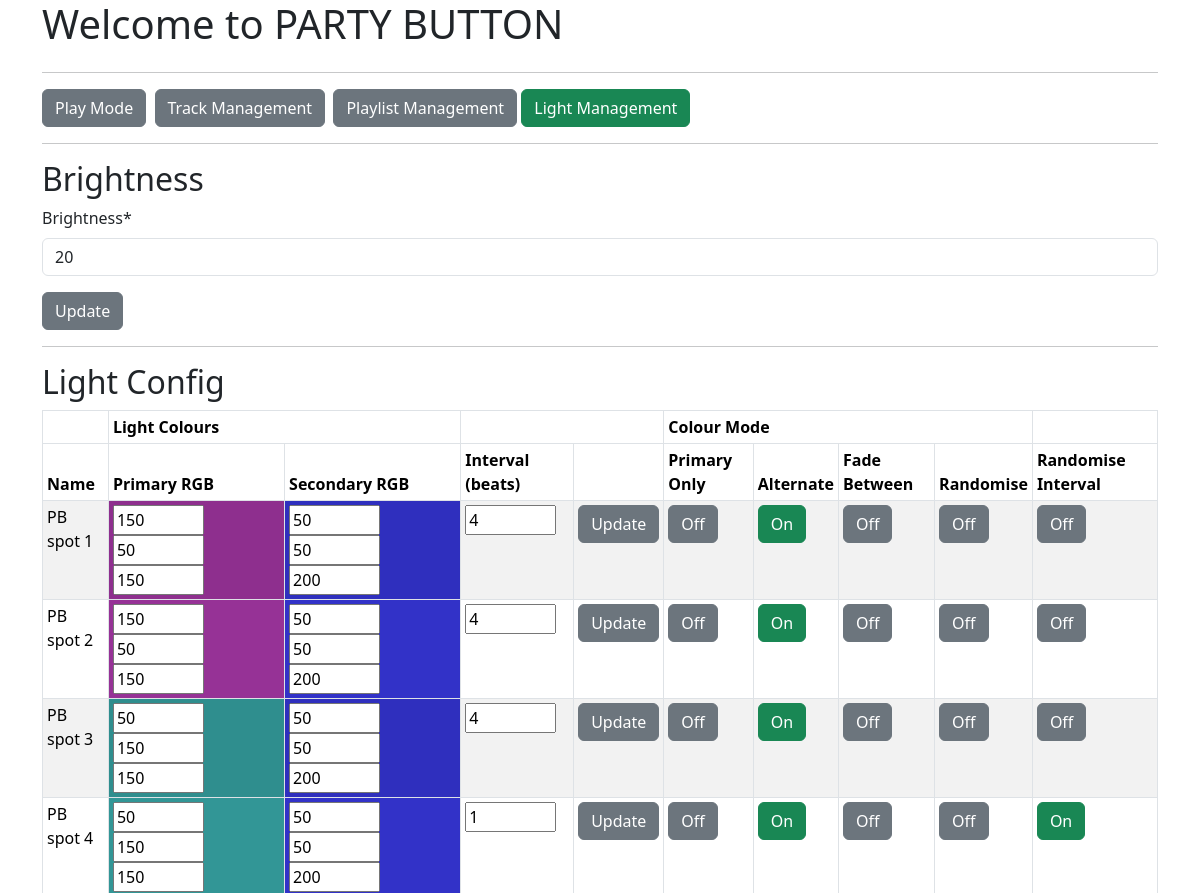
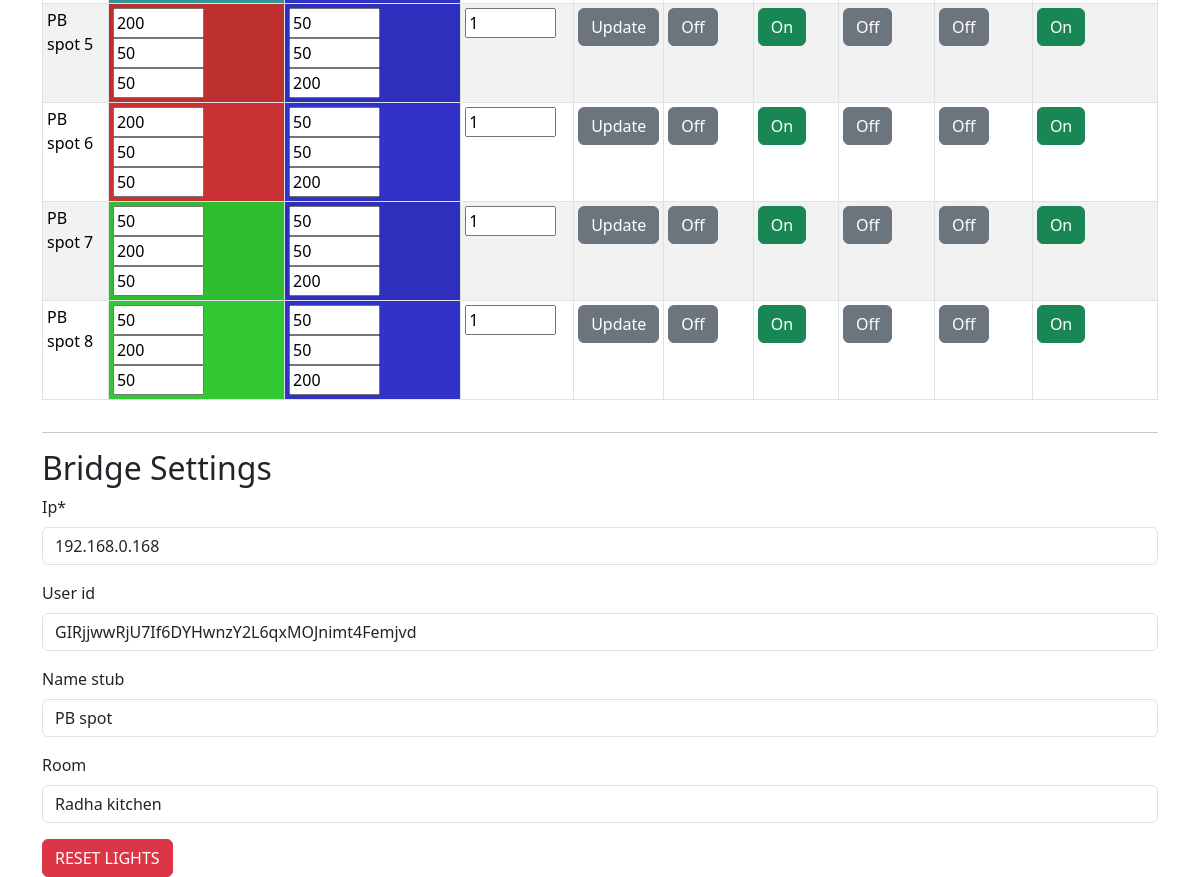
Page /lights/ on the committed database (2 pictures, top to bottom).
### mp3_manager/models.py (models this page shows, shortened)
class Bridge(models.Model):
    ip = models.CharField(max_length=200, default="127.0.0.0",
                          blank=False, null=False)
    user_id = models.CharField(max_length=200, default="XXXX",
                               blank=True, null=True)
    name_stub = models.CharField(max_length=200, default="party",
                                 blank=True, null=True)
    room = models.CharField(max_length=200, default="party",
                            blank=True, null=True)
    brightness = models.IntegerField(blank=False, null=False,
                                     default=0,
                                     validators=[MinValueValidator(0),
                                                 MaxValueValidator(100)])

class Light(models.Model):
    name = models.CharField(max_length=200, blank=False, null=False)
    hue_bridge_id = models.IntegerField(blank=False, null=False,
                                    default=0,
                                    validators=[MinValueValidator(0),
                                                MaxValueValidator(254)])
    primary_R = models.IntegerField(blank=False, null=False,
                                    default=0,
                                    validators=[MinValueValidator(0),
                                                MaxValueValidator(254)])
    primary_G = models.IntegerField(blank=False, null=False,
                                    default=0,
                                    validators=[MinValueValidator(0),
                                                MaxValueValidator(254)])
    primary_B = models.IntegerField(blank=False, null=False,
                                    default=0,
                                    validators=[MinValueValidator(0),
                                                MaxValueValidator(254)])
    secondary_R = models.IntegerField(blank=False, null=False,
                                      default=0,
                                      validators=[MinValueValidator(0),
                                                  MaxValueValidator(254)])
    secondary_G = models.IntegerField(blank=False, null=False,
                                      default=0,
                                      validators=[MinValueValidator(0),
                                                  MaxValueValidator(254)])
    secondary_B = models.IntegerField(blank=False, null=False,
                                        default=0,
                                        validators=[MinValueValidator(0),
                                                    MaxValueValidator(254)])
    primary_H = models.IntegerField(blank=False, null=False,
                                    default=0,
                                    validators=[MinValueValidator(0),
                                                MaxValueValidator(65535)])
    primary_S = models.IntegerField(blank=False, null=False,
                                    default=0,
                                    validators=[MinValueValidator(0),
                                                MaxValueValidator(254)])
    primary_V = models.IntegerField(blank=False, null=False,
                                    default=0,
                                    validators=[MinValueValidator(0),
                                                MaxValueValidator(254)])
    secondary_H = models.IntegerField(blank=False, null=False,
                                      default=0,
                                      validators=[MinValueValidator(0),
                                                  MaxValueValidator(65535)])
    secondary_S = models.IntegerField(blank=False, null=False,
                                      default=0,
                                      validators=[MinValueValidator(0),
                                                  MaxValueValidator(254)])
    secondary_V = models.IntegerField(blank=False, null=False,
                                        default=0,
                                        validators=[MinValueValidator(0),
                                                    MaxValueValidator(254)])
    primary_colour = models.BooleanField(blank=False, null=False, default=True) # only hold to primary colour
    fade = models.BooleanField(blank=False, null=False, default=False) # move between primary and secondary colour
    random_colour = models.BooleanField(blank=False, null=False, default=False) # Change between random colours
    alternate_colour = models.BooleanField(blank=False, null=False, default=False) # Alternate between colours
    random_interval = models.BooleanField(blank=False, null=False, default=False) # Only change on random intervals
    interval_size = models.IntegerField(blank=False, null=False,                # Change interval size
                                      default=1,
                                      validators=[MinValueValidator(1),
                                                  MaxValueValidator(254)])

### mp3_manager/views.py (the view, shortened to what this page needs)
# urls.py: path("lights/", views.BridgeManagement.as_view(), name="bridge"),
class BridgeManagement(generic.ListView, FormMixin):
    template_name = "mp3_manager/lights.html"
    model = Bridge
    form_class = BridgeForm
    def get(self, request):
        bridge = Bridge.objects.all().first()
        lights = Light.objects.all().order_by('name')
        return render(request, self.template_name,
                      {"bridge": bridge,
                       "lights": lights,
                       "bridgeform": BridgeForm(instance=bridge),
                       "brightnessform": BrightnessForm(instance=bridge),
                       })

### mp3_manager/form.py
class BridgeForm(ModelForm):
    class Meta:
        model = Bridge
        fields = ['ip', 'user_id', 'name_stub', 'room']

class BrightnessForm(ModelForm):
    class Meta:
        model = Bridge
        fields = ['brightness']

### mp3_manager/templates/mp3_manager/lights.html (shortened to what this page needs)
{% extends "./base.html" %}
{% load crispy_forms_tags %}
{% block content %}
  <div class="row">
    <div class="col">
      <a href="/"><button type="button" class="btn btn-secondary">Play Mode</button></a>&nbsp;
      <a href="/tracks"><button type="button" class="btn btn-secondary">Track Management</button></a>&nbsp;
      <a href="/playlists"><button type="button" class="btn btn-secondary">Playlist Management</button></a>
      <a href="/lights"><button type="button" class="btn btn-success">Light Management</button></a>
    </div>
  </div>
  <hr>
  <div class="row">
    <div class="col">
      <h2>Brightness</h2>
      <form id="brightness_form" name="brightness_form" action={% url 'mp3_manager:bridge' %} method="post" enctype="multipart/form-data">
      {{ brightnessform|crispy }}
      <input class="btn btn-secondary" type="submit" form="brightness_form" value="Update" id="brightness_update" name="brightness_update"></input>
      </form>
    </div>
  </div>
  <hr>
  <div class="row">
    <div class="col">
      <h2>Light Config</h2>
      {% if lights %}
      <table class="table table-striped table-bordered table-sm" cellspacing="0" width="100%">
        <thead>
          <tr><th></th><th colspan="2">Light Colours</th><th colspan="2"></th><th colspan="4">Colour Mode</th><th></th></tr>
          <tr><th>Name</th><th>Primary RGB</th><th>Secondary RGB</th><th>Interval (beats)</th><th></th><th>Primary Only</th><th>Alternate</th><th>Fade Between</th><th>Randomise</th><th>Randomise Interval</th></tr>
        </thead>
        <tbody>
          {% for light in lights %}
            <tr>
              <form id="light_form_{{ light.pk }}" id="light_update_{ light.pk }}" action={% url 'mp3_manager:lights' %} method="post" enctype="multipart/form-data">
              <td>{{ light.name }}</td>
              <td style="background: rgb({{ light.primary_R }},{{ light.primary_G }},{{ light.primary_B }});">
                <input size="4" type="textarea" id="primary_R" name="primary_R" value={{ light.primary_R }}>
                <input size="4" type="textarea" id="primary_G" name="primary_G" value={{ light.primary_G }}>
                <input size="4" type="textarea" id="primary_B" name="primary_B" value={{ light.primary_B }}>
              </td>
              <td style="background: rgb({{ light.secondary_R }},{{ light.secondary_G }},{{ light.secondary_B }});">
                <input size="4" type="textarea" id="secondary_R" name="secondary_R" value={{ light.secondary_R }}>
                <input size="4" type="textarea" id="secondary_G" name="secondary_G" value={{ light.secondary_G }}>
                <input size="4" type="textarea" id="secondary_B" name="secondary_B" value={{ light.secondary_B }}>
              </td>
              <td>
                <input size="4" type="textarea" id="interval_size" name="interval_size" value={{ light.interval_size }}>
              </td>
              <td>
                <input class="btn btn-secondary" type="submit" form="light_form_{{ light.pk }}" value="Update" name="light_update_{{ light.pk }}">
              </td>
              </form>
              <td>
                {% if light.primary_colour %}
                  <a href="{% url 'mp3_manager:lightprimary' pk=light.pk %}"><button type="button" class="btn btn-success">On</button></a>
                {% else %}
                  <a href="{% url 'mp3_manager:lightprimary' pk=light.pk %}"><button type="button" class="btn btn-secondary">Off</button></a>
                {% endif %}
              </td>
              <td>
                {% if light.alternate_colour %}
                  <a href="{% url 'mp3_manager:lightalternate' pk=light.pk %}"><button type="button" class="btn btn-success">On</button></a>
                {% else %}
                  <a href="{% url 'mp3_manager:lightalternate' pk=light.pk %}"><button type="button" class="btn btn-secondary">Off</button></a>
                {% endif %}
              </td>
              <td>
                {% if light.fade %}
                  <a href="{% url 'mp3_manager:lightfade' pk=light.pk %}"><button type="button" class="btn btn-success">On</button></a>
                {% else %}
                  <a href="{% url 'mp3_manager:lightfade' pk=light.pk %}"><button type="button" class="btn btn-secondary">Off</button></a>
                {% endif %}
              </td>
              <td>
                {% if light.random_colour %}
                  <a href="{% url 'mp3_manager:lightrandom' pk=light.pk %}"><button type="button" class="btn btn-success">On</button></a>
                {% else %}
                  <a href="{% url 'mp3_manager:lightrandom' pk=light.pk %}"><button type="button" class="btn btn-secondary">Off</button></a>
                {% endif %}
              </td>
              <td>
                {% if light.random_interval %}
                  <a href="{% url 'mp3_manager:lightinterval' pk=light.pk %}"><button type="button" class="btn btn-success">On</button></a>
                {% else %}
                  <a href="{% url 'mp3_manager:lightinterval' pk=light.pk %}"><button type="button" class="btn btn-secondary">Off</button></a>
                {% endif %}
              </td>
            </tr>
          {% endfor %}
        </tbody>
      </table>
      {% endif %}
    </div>
  </div>
  <hr>
  <div class="row">
    <div class="col">
      <h2>Bridge Settings</h2>
        <form id="bridge_form" name="bridge_form" action={% url 'mp3_manager:bridge' %} method="post" enctype="multipart/form-data">
        {{ bridgeform|crispy }}
        <input class="btn btn-danger" type="submit" form="bridge_form" value="RESET LIGHTS" id="bridge_reset" name="bridge_reset"></input>
        </form>
    </div>
  </div>
{% endblock %}

### mp3_manager/static/css/style.css (style rules this page uses)
h2 { color: maroon; }
a:link { color: white; text-decoration: none; }

### rows in the picture
Bridge: brightness "20", ip "192.168.0.168", user_id "GIRjjwwRjU7If6DYHwnzY2L6qxMOJnimt4Femjvd", name_stub "PB spot", room "Radha kitchen"
Light: name "PB spot 1", primary_R "150", primary_G "50", primary_B "150", secondary_R "50", secondary_G "50", secondary_B "200", interval_size "4", primary_colour "Off", alternate_colour "On", fade "Off", random_colour "Off", random_interval "Off"
Light: name "PB spot 2", primary_R "150", primary_G "50", primary_B "150", secondary_R "50", secondary_G "50", secondary_B "200", interval_size "4", primary_colour "Off", alternate_colour "On", fade "Off", random_colour "Off", random_interval "Off"
Light: name "PB spot 3", primary_R "50", primary_G "150", primary_B "150", secondary_R "50", secondary_G "50", secondary_B "200", interval_size "4", primary_colour "Off", alternate_colour "On", fade "Off", random_colour "Off", random_interval "Off"
Light: name "PB spot 4", primary_R "50", primary_G "150", primary_B "150", secondary_R "50", secondary_G "50", secondary_B "200", interval_size "1", primary_colour "Off", alternate_colour "On", fade "Off", random_colour "Off", random_interval "On"
Light: name "PB spot 5", primary_R "200", primary_G "50", primary_B "50", secondary_R "50", secondary_G "50", secondary_B "200", interval_size "1", primary_colour "Off", alternate_colour "On", fade "Off", random_colour "Off", random_interval "On"
Light: name "PB spot 6", primary_R "200", primary_G "50", primary_B "50", secondary_R "50", secondary_G "50", secondary_B "200", interval_size "1", primary_colour "Off", alternate_colour "On", fade "Off", random_colour "Off", random_interval "On"
Light: name "PB spot 7", primary_R "50", primary_G "200", primary_B "50", secondary_R "50", secondary_G "50", secondary_B "200", interval_size "1", primary_colour "Off", alternate_colour "On", fade "Off", random_colour "Off", random_interval "On"
Light: name "PB spot 8", primary_R "50", primary_G "200", primary_B "50", secondary_R "50", secondary_G "50", secondary_B "200", interval_size "1", primary_colour "Off", alternate_colour "On", fade "Off", random_colour "Off", random_interval "On"
